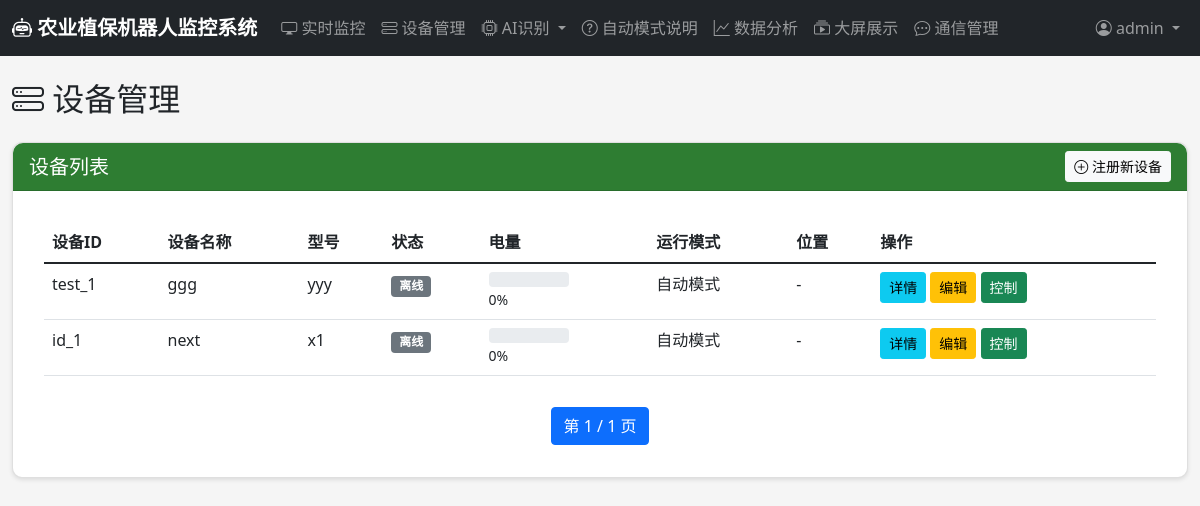
The app's page /devices/ (signed in), older data.
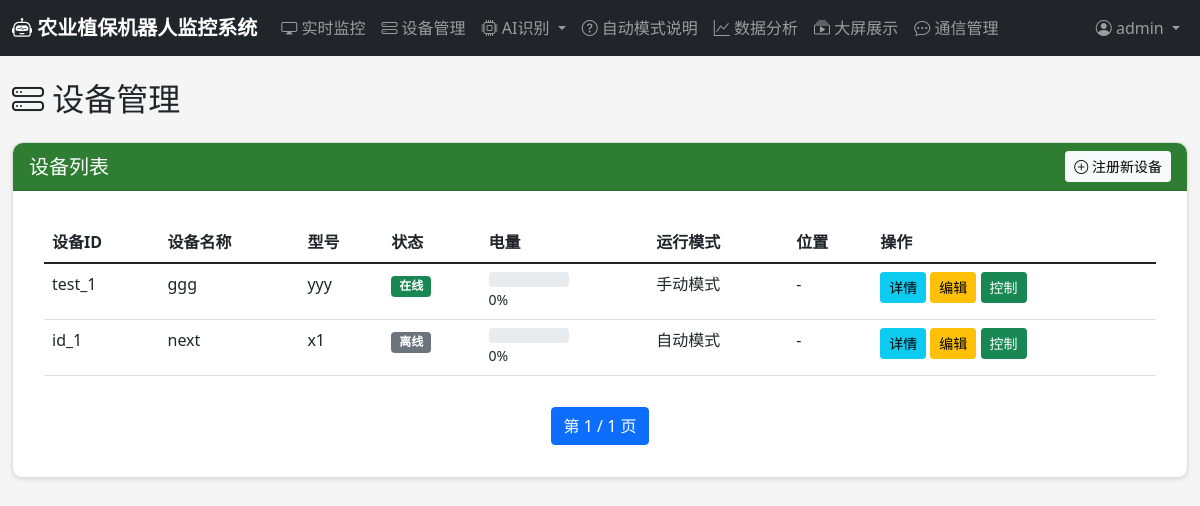
The same page, newer data.
### devices/models.py (models this page shows, shortened)
class RobotDevice(models.Model):
    STATUS_CHOICES = [
        ('online', '在线'),
        ('offline', '离线'),
        ('working', '工作中'),
        ('charging', '充电中'),
        ('error', '故障'),
    ]
    RUN_MODE_CHOICES = [
        ('auto', '自动模式'),
        ('manual', '手动模式'),
        ('scheduled', '定时任务模式'),
    ]
    device_id = models.CharField(max_length=100, unique=True, verbose_name='设备唯一标识')
    name = models.CharField(max_length=100, verbose_name='设备名称')
    model = models.CharField(max_length=100, blank=True, verbose_name='型号')
    manufacturer = models.CharField(max_length=100, blank=True, verbose_name='制造商')
    serial_number = models.CharField(max_length=100, blank=True, verbose_name='序列号')
    status = models.CharField(max_length=20, choices=STATUS_CHOICES, default='offline', verbose_name='状态')
    run_mode = models.CharField(max_length=20, choices=RUN_MODE_CHOICES, default='auto', verbose_name='运行模式')
    battery_level = models.IntegerField(default=0, verbose_name='电量百分比')
    location_lat = models.DecimalField(max_digits=10, decimal_places=6, null=True, blank=True, verbose_name='纬度')
    location_lng = models.DecimalField(max_digits=10, decimal_places=6, null=True, blank=True, verbose_name='经度')
    spray_rate = models.FloatField(default=1.0, verbose_name='喷洒速率(L/min)')
    patrol_interval = models.IntegerField(default=60, verbose_name='巡检间隔(分钟)')
    obstacle_avoidance_sensitivity = models.IntegerField(default=50, verbose_name='避障灵敏度')
    last_heartbeat = models.DateTimeField(null=True, blank=True, verbose_name='最后心跳时间')
    registered_at = models.DateTimeField(auto_now_add=True, verbose_name='注册时间')
    owner = models.ForeignKey(settings.AUTH_USER_MODEL, on_delete=models.CASCADE, related_name='owned_devices', verbose_name='所有者')
    class Meta:
        verbose_name = '机器人设备'
        verbose_name_plural = '机器人设备'
        ordering = ['-registered_at']

### devices/views.py (the view)
# urls.py: path('', views.device_list, name='device_list'),
@login_required
def device_list(request):
    devices = RobotDevice.objects.all().order_by('-registered_at')
    paginator = Paginator(devices, 10)
    page_number = request.GET.get('page')
    page_obj = paginator.get_page(page_number)
    return render(request, 'devices/device_list.html', {'page_obj': page_obj})

### templates/devices/device_list.html (shortened to what this page needs)
{% extends 'base.html' %}
{% block content %}
<h2 class="mb-4"><i class="bi bi-hdd-stack"></i> 设备管理</h2>
<div class="row">
    <div class="col-md-12">
        <div class="card">
            <div class="card-header d-flex justify-content-between align-items-center">
                <h5 class="mb-0">设备列表</h5>
                <a href="{% url 'devices:device_register' %}" class="btn btn-sm btn-light">
                    <i class="bi bi-plus-circle"></i> 注册新设备
                </a>
            </div>
            <div class="card-body">
                {% if page_obj %}
                <div class="table-responsive">
                    <table class="table table-hover">
                        <thead>
                            <tr>
                                <th>设备ID</th>
                                <th>设备名称</th>
                                <th>型号</th>
                                <th>状态</th>
                                <th>电量</th>
                                <th>运行模式</th>
                                <th>位置</th>
                                <th>操作</th>
                            </tr>
                        </thead>
                        <tbody>
                            {% for device in page_obj %}
                            <tr>
                                <td>{{ device.device_id }}</td>
                                <td>{{ device.name }}</td>
                                <td>{{ device.model|default:"-" }}</td>
                                <td>
                                    <span class="badge bg-{% if device.status == 'online' %}success{% elif device.status == 'working' %}primary{% elif device.status == 'offline' %}secondary{% else %}danger{% endif %}">
                                        {{ device.get_status_display }}
                                    </span>
                                </td>
                                <td>
                                    <div class="progress" style="height: 15px; width: 80px;">
                                    </div>
                                    <small>{{ device.battery_level }}%</small>
                                </td>
                                <td>{{ device.get_run_mode_display }}</td>
                                <td>
                                    {% if device.location_lat and device.location_lng %}
                                        {{ device.location_lat|floatformat:4 }}, {{ device.location_lng|floatformat:4 }}
                                    {% else %}
                                        -
                                    {% endif %}
                                </td>
                                <td>
                                    <a href="{% url 'devices:device_detail' device.id %}" class="btn btn-sm btn-info">详情</a>
                                    <a href="{% url 'devices:device_edit' device.id %}" class="btn btn-sm btn-warning">编辑</a>
                                    <a href="{% url 'control:control_panel' device.id %}" class="btn btn-sm btn-success">控制</a>
                                </td>
                            </tr>
                            {% endfor %}
                        </tbody>
                    </table>
                </div>
                <nav>
                    <ul class="pagination justify-content-center">
                        <li class="page-item active"><span class="page-link">第 {{ page_obj.number }} / {{ page_obj.paginator.num_pages }} 页</span></li>
                    </ul>
                </nav>
                {% else %}
                <p class="text-muted text-center">暂无设备，请先 <a href="{% url 'devices:device_register' %}">注册设备</a></p>
                {% endif %}
            </div>
        </div>
    </div>
</div>
{% endblock %}

Row changes from the older to the newer data that the page shows:
changed RobotDevice "test_1": status "离线" → "在线"; run_mode "自动模式" → "手动模式"
